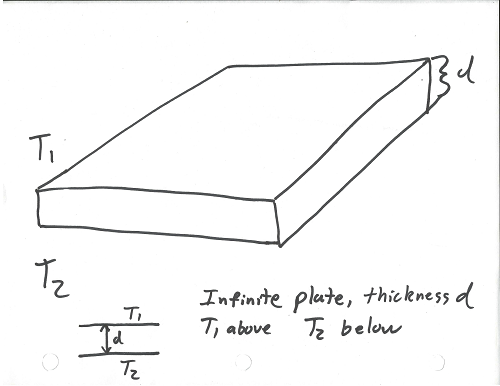
%> input picture Homework/05/scan0002.png, 500 x 386 px
$ octave GEOS397_HW5_Shuler.m   (GNU Octave 9; MATLAB toolbox functions it lacks are replaced by stand-ins)
%> lines starting %> are read from the running program, lines starting %| are printed output that depends on the picture
%% Homework 5
% _*John Shuler and Simon Roy*_
%
% GEOS597 Homework #5: Seafloor subsidence due to cooling
%
% Due: 10/17/2016

close all;
clear all;
clc;
%% *Part 1: Conductive heat flow*
%% 1.1: A model
% Here is a drawing of our simple plate model.
[V,map] = imread('scan0002.png', 'png');
%> V is the input picture: size 386x500x3 uint8; mean R, G, B 247.5, 247.5, 247.5
%> map = []
imshow(V,map)
%% 1.2: Heat flow
% $$Q = -k\frac{T_2-T_1}{d}$$
%%
% In this equation, the heat flow _down_ (Q) is negative, which means that
% positive Q(heat) actually flows up, from higher temperature to lower temperature, as we
% would expect. Negative flow down ==> positive Q up.
%
%% 1.3: Thermal conductivities
%
%
% * *Thermal Conductivity (Watts/m*C):* *
% * *Silver: 406* *
% * *Magnesium: 156* #
% * *Glass: 0.8* *
% * *Rock: 2-7* #
% * *Wood: 0.04-0.12* *
%
% **from Young, Hugh D., University Physics, 7th Ed. Table 15-5*
%
% *# from engineeringtoolbox.com*
%% 1.4: The heat transport equation
% The heat transport equation will become:
%%
% $$Q=-k\frac{T(z+dz)-T(z)}{dz}$$
%%
% The derivative term on the right hand side =
%%
% $$ \frac{\partial T}{\partial z} $$
%
% So the heat equation becomes:
%%
% $$Q(T,z) = -k*\frac{\partial T}{\partial z}$$
%
%%
% or
%%
% $$Q(T,z) = -k*\nabla T$$
%% 1.5: The conservation equation
% Compute derivative of Q:
%%
% $$c_p\rho*\frac{\partial T}{\partial t} = A + k\frac{\partial^2 T}{\partial z^2}$$
%%
% Heat generation A = 0  gives us:
%%
% $$c_p\rho*\frac{\partial T}{\partial t} = k\frac{\partial^2 T}{\partial z^2}$$
%
%%
% We can condense all the constants into a new value $\kappa$, which will
% be equal to:
%%
% $$\kappa = \frac{k}{c_p\rho}$$
%% *Part 2: Oceanic lithosphere cooling*
%% 2.1: Set up the model domain and compute
z = 0:0.1:100;              % depth [km]
dz = z(2)-z(1);             % depth step size [km]
t = 0:1E5:1E8;              % time [yr]
dt = t(2)-t(1);             % time step [yr]
kappa = (1E-6);             % thermal diffusivity [m^2/s]
To = 640;                   % initial temp. at ridge [deg. C]
tic;
T = zeros(length(z),length(t));
for j = 1:length(t);
    for i = 1:length(z);
        T(i,j) = To * erf (1000*z(i)./(2*sqrt(kappa*3.154e7*t(j))));
    end
end
runTime = toc;
%%
% *EXTRA CREDIT: runTime >>> runTime2. Using the piecewise matrix
% multiplication of two matrices rather than using two
% for loops is much less computationally expensive.*

h = figure;
imagesc(t, z, T);
c = colorbar;
c.Label.String = 'Temperature \circC';
xlabel ('t [years]')
ylabel ('Depth [km]')
title('Plate cooling as modeled using 2 "for" loops')
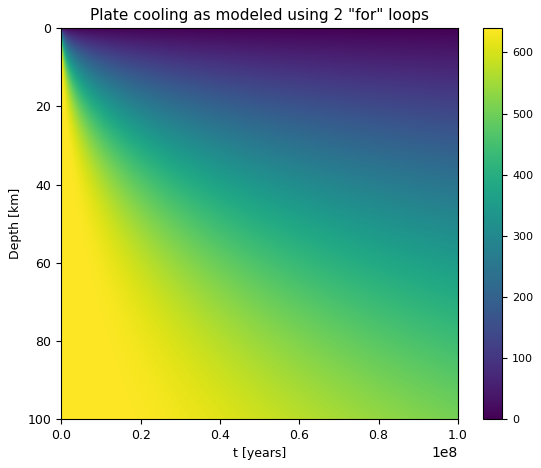
%> figure redrawn from the program's plot data
%%

tic
[TIME, DEPTH] = meshgrid (t,z);
T2 = To * erf (1000*DEPTH./(2*sqrt(3.154e7*kappa*TIME)));
runTime2 = toc;
h = figure;
imagesc(t, z, T2);
c = colorbar;
c.Label.String = 'Temperature \circC';
xlabel ('t [years]')
ylabel ('Depth [km]')
title('Plate cooling as modeled using meshgrid and multiplication')
%% 2.2: Analyze model output
%
% * This model makes sense given our boundary conditions. Newly formed
% parts of the plate are near the boundary condition value of 640C = To,
% while as time goes on (and depth increases) more of the plate is cooled by the
% ocean water due to conduction, and consequently more of the plate cools
% toward the ocean temperature(which we assumed, incorrectly, to be zero).
% The result is the temperature gradient we see in our figure.
%
% * Many factors control the rate of temperature decay:
%%
% # Ocean Temperature
% # Specific heat of the water and plate
% # Density of the plate
% # Ocean currents/convection
% # The relative thermal conductivity(s)
%
% * We could relate this model with distance from the ridge axis if we know
% the plate velocity. We could multiply the age by the plate velocity, and we
% we would get back the distance from the ridge.
%
% * We know from physics that the density of water is greatest at 4 degrees C,
% We also found published values(Wikipedia) suggesting 2-3 degrees at the bottom of the ocean.
% A more appropriate boundary condition for T(z=0) would be 4 degrees C, or
% the 2-3 degrees figure,
% because we know that the temperature at a "deep enough" point in the
% ocean is a constant 4 degrees, which has to do with the thermal expansion
% of water. Either of these would be a better boundary condition than t =
% 0.
%
% * 640C seems like an appropriate temperature for a mid ocean ridge,
% since, essentially, magma is being cooled into solid rock at the ridge.
% Liquid magma (according to Wikipedia) ranges from approximately
% 700-1300C, taking a value at the lower end of this scale seems
% appropriate, since the magma will be on the verge of solidifying as the
% plate forms.
%
%% *Part 3: Plate Velocity and the depth of oceans*
%% 3.1 Load and plot sea-floor depth data
% First we load our data:
load('spreadingData.mat');
%%
% Now we want a plot depth(z) vs distance from the ridge(x)
h=figure;
subplot(2,1,1);
hold on
plot(Bath.atlanticx,Bath.atlanticz);
title('Atlantic Ocean');
xlabel('Distance in km');
ylabel('Depth in m');
subplot(2,1,2);
plot(Bath.pacificx,Bath.pacificz);
title('Pacific Ocean');
xlabel('Distance in km');
ylabel('Depth in m');
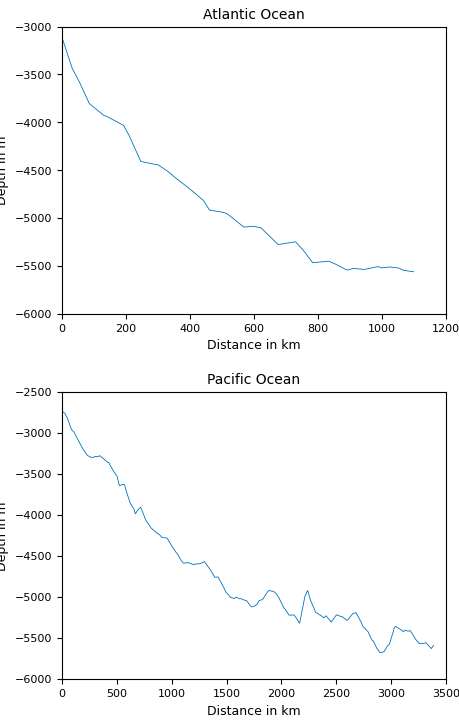
%> figure redrawn from the program's plot data, 2 panels; panel 1: curve peaks at x = 0, y = -3113; panel 2: curve peaks at x = 0, y = -2737.2
%% 3.2 A half-space model
% For this step we will attempt to find a value for plate velocity that
% closely matches the depth data that we have.
%
velocity = 45;  % in [Km/Ma]
dpacific = zeros(1,numel(Bath.pacificx));
for ii = 1:numel(Bath.pacificx);
    dpacific(ii) = -(2.65 + 0.345*(Bath.pacificx(ii)/velocity)^(1/2));

end
dpacific = dpacific*1E03;
%%
% Now for the Atlantic side
velocity = 14;  % in [Km/Ma]
datlantic = zeros(1,numel(Bath.atlanticx));
for ii = 1:numel(Bath.atlanticx);
    datlantic(ii) = -(2.65 + 0.345*(Bath.atlanticx(ii)/velocity)^(1/2));

end
datlantic = datlantic*1E03;


%%
% Now we re-plot the previous data with the depths predicted by our
% simplified model
h=figure;
subplot(2,1,1);
hold on
plot(Bath.atlanticx,Bath.atlanticz);
plot(Bath.atlanticx,datlantic);
legend toggle;
legend('Empirical','Model');
title('Atlantic Ocean');
xlabel('Distance in km');
ylabel('Depth in m');
subplot(2,1,2);
hold on
plot(Bath.pacificx,Bath.pacificz);
plot(Bath.pacificx,dpacific);

legend toggle;
legend('Empirical','Model');
title('Pacific Ocean');
xlabel('Distance in km');
ylabel('Depth in m');
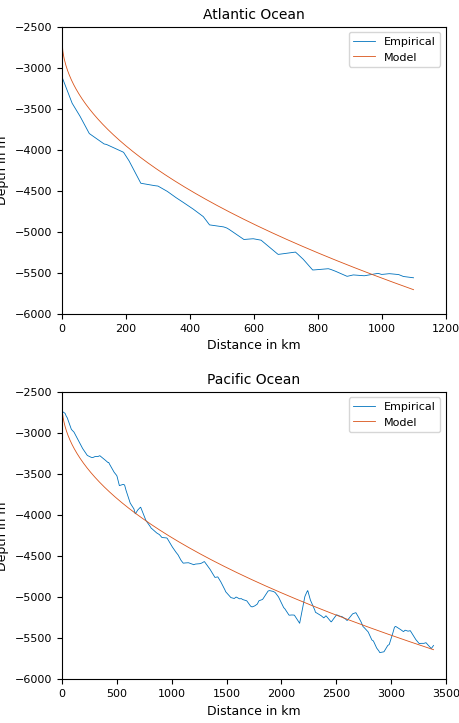
%> figure redrawn from the program's plot data, 2 panels; panel 1: curve peaks at x = 0, y = -3113; panel 1: curve peaks at x = 0, y = -2650; panel 2: curve peaks at x = 0, y = -2737.2
%%
% The value 2.65 represents the depth at t=0, or the depth at the mid-ocean
% ridge in this model.
%
% The best velocities we found to fit the data, without actually doing statistical mechanics,
% are as follows:
%%
% # Pacific: 45 km/Ma
% # Atlantic: 14 km/Ma
%
% This works out to 4.5 cm/yr for the Pacific and
% 1.4 cm/yr for the Atlantic
%
% Published value for the Atlantic spreading: ~2.5cm/yr
% Pacific: ~10cm/yr
%
% These values do not match our predictions exactly, but they are fairly
% reasonable considering our very simplified model.
%% *Part 4: Global Oceanic plate ages*
%% 4.1 Load topo data and plot sea-floor depths
%
%
%> (the run ends here)
